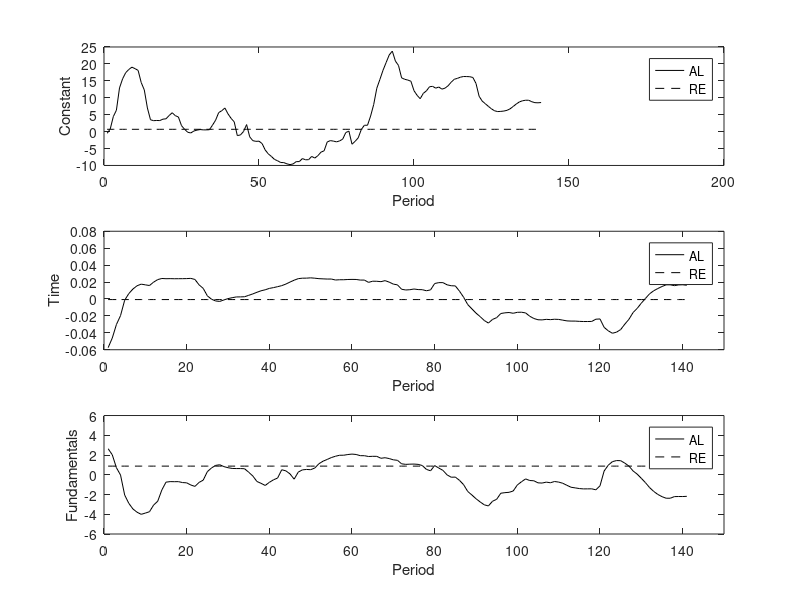
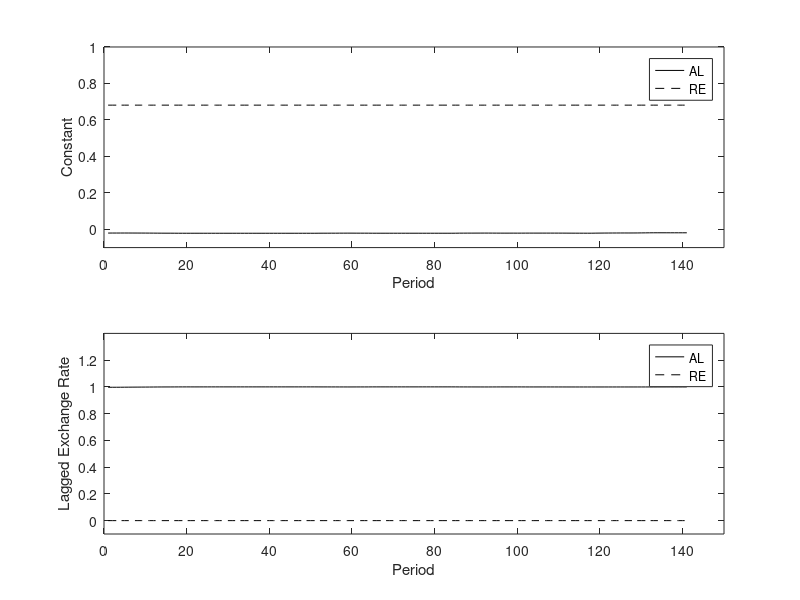

MATLAB code for these plots, in order:
%Graphs the Agent learning coefficients
%Order of variables in coefficients.csv
%1 (A). Period
%2 (B). Speculator beliefs learning constant
%3 (C). Speculator beliefs learning coefficient on time
%4 (D). Speculator beliefs learning coefficient on fundamentals
%5 (E). Non-Speculator beliefs learning constant
%6 (F). Non-Speculator beliefs learning lagged exchange rate
%7 (G). REE constant
%8 (H). REE coefficient on time
%9 (I). REE coefficient on fundamentals
%10 (K). REE coefficient on lagged exchange rate (all zeros)

load coefficients.csv
coefficient_data = coefficients;

period = coefficient_data(:,1);

speculator_constant_learning = coefficient_data(:,2);
constant_ree = coefficient_data(:,7);

speculator_time_learning = coefficient_data(:,3);
time_ree = coefficient_data(:,8);

speculator_fundamentals_learning = coefficient_data(:,4);
fundamentals_ree = coefficient_data(:,9);

nonspeculator_constant_learning = coefficient_data(:,5);
nonspeculator_exchangerate_learning = coefficient_data(:,6);
exchangerate_ree = coefficient_data(:,10);


figure
subplot(3,1,1)
plot(period,speculator_constant_learning,'k',period,constant_ree,'--k')
xlabel('Period')
ylabel('Constant')
legend('AL','RE');
%title('Constant')

subplot(3,1,2)
plot(period,speculator_time_learning,'k',period,time_ree,'--k')
xlabel('Period')
ylabel('Time')
legend('AL','RE');
axis([0,150,-0.06,0.08])
%title('Time')

subplot(3,1,3)
plot(period,speculator_fundamentals_learning,'k',period,fundamentals_ree,'--k')
xlabel('Period')
ylabel('Fundamentals')
legend('AL','RE');
axis([0,150,-6,6])
%title('Fundamentals')

% mtit('Forecasting Model Paramater Values: Speculator');


figure
subplot(2,1,1)
plot(period,nonspeculator_constant_learning,'k',period,constant_ree,'--k')
xlabel('Period')
ylabel('Constant')
legend('AL','RE');
axis([0,150,-0.1,1])
%title('Constant')

subplot(2,1,2)
plot(period,nonspeculator_exchangerate_learning,'k',period,exchangerate_ree,'--k')
xlabel('Period')
ylabel('Lagged Exchange Rate')
legend('AL','RE');
%title('Lagged Exchange Rate')
axis([0,150,-0.1,1.4])

% mtit('Forecasting Model Paramater Values: Non-Speculator');
